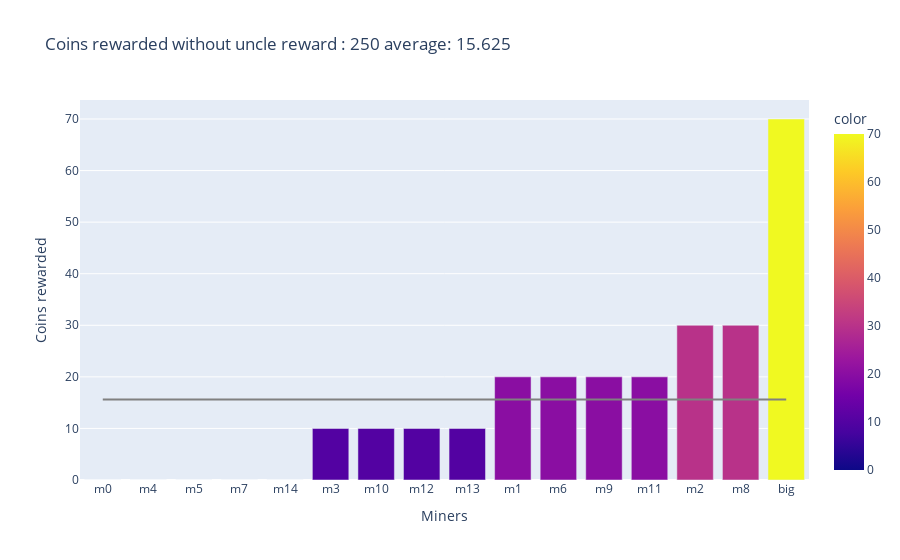
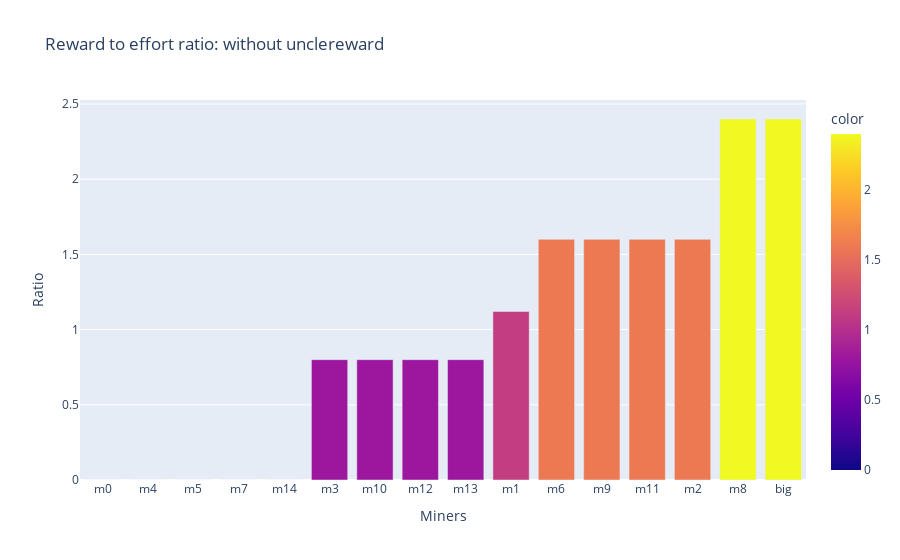
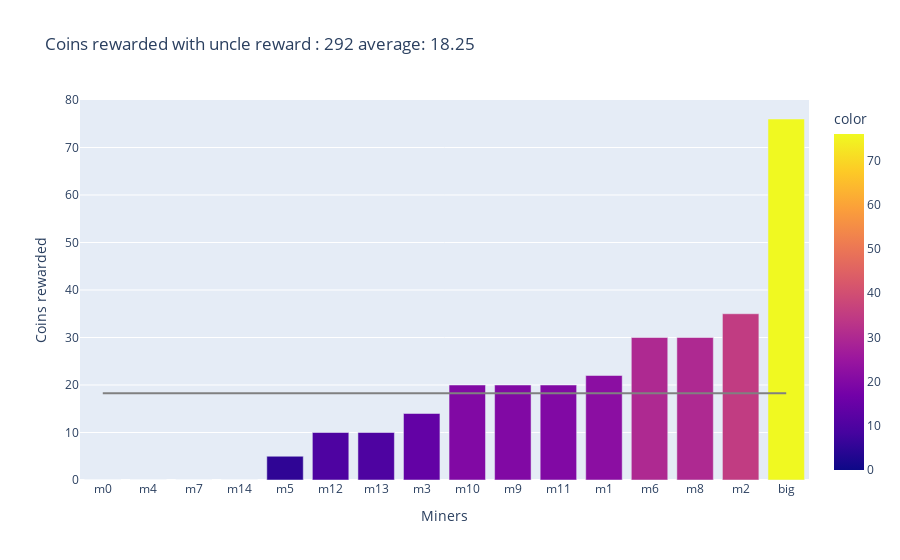
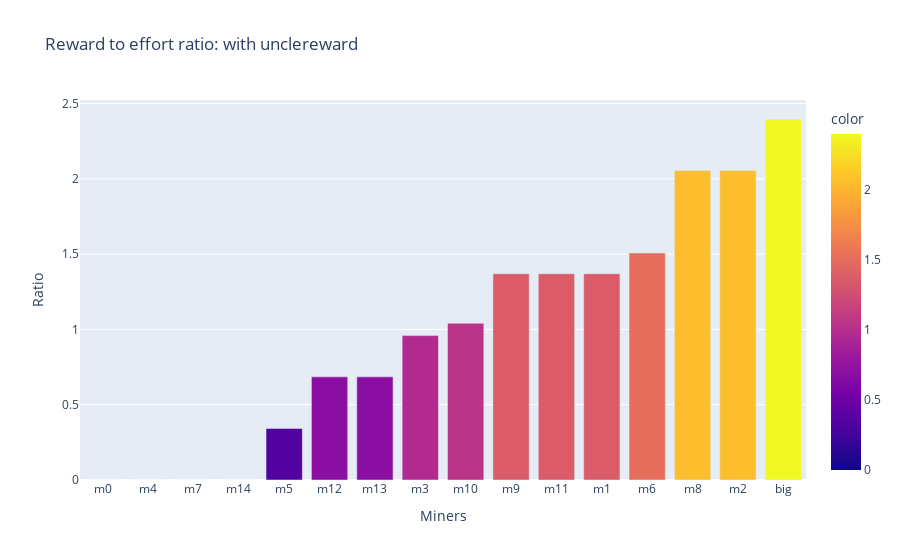

These figures' notebook cell, in order:
### Markdown cell above
## Modelling blockchain with uncle reward

### Code cell
#Declearing blockchain and printing properties
bc = Blockchain("0", 5)
miners = []
for i in range(15):
    m = Miner(1, "m"+str(i), bc)
    miners.append(m)

big = Miner(5, "big", bc)
while bc.size < 31:
    big.PoWSolver()

    for m in miners:
        m.PoWSolver()

    big.UpdateLast()
    
    for m in miners:
        m.UpdateLast()
#appended to calculate rewards
miners.append(big)
analyzeBlockchain(miners,bc)

### Figure 1 — Plotly figure (JSON) as saved in the notebook; plotly's stock layout.template omitted (floating-point values rounded to 4 significant figures)
{"data": [{"alignmentgroup": "True", "hovertemplate": "Miners=%{x}<br>Coins rewarded=%{y}<br>color=%{marker.color}<extra></extra>", "legendgroup": "", "marker": {"color": [0, 0, 0, 0, 0, 10, 10, 10, 10, 20, 20, 20, 20, 30, 30, 70], "coloraxis": "coloraxis", "pattern": {"shape": ""}}, "name": "", "offsetgroup": "", "orientation": "v", "showlegend": false, "textposition": "auto", "type": "bar", "x": ["m0", "m4", "m5", "m7", "m14", "m3", "m10", "m12", "m13", "m1", "m6", "m9", "m11", "m2", "m8", "big"], "xaxis": "x", "y": [0, 0, 0, 0, 0, 10, 10, 10, 10, 20, 20, 20, 20, 30, 30, 70], "yaxis": "y"}, {"line": {"color": "gray"}, "mode": "lines", "showlegend": false, "type": "scatter", "x": ["m0", "m4", "m5", "m7", "m14", "m3", "m10", "m12", "m13", "m1", "m6", "m9", "m11", "m2", "m8", "big"], "y": [15.62, 15.62, 15.62, 15.62, 15.62, 15.62, 15.62, 15.62, 15.62, 15.62, 15.62, 15.62, 15.62, 15.62, 15.62, 15.62]}], "layout": {"barmode": "relative", "coloraxis": {"colorbar": {"title": {"text": "color"}}, "colorscale": [[0, "#0d0887"], [0.1111, "#46039f"], [0.2222, "#7201a8"], [0.3333, "#9c179e"], [0.4444, "#bd3786"], [0.5556, "#d8576b"], [0.6667, "#ed7953"], [0.7778, "#fb9f3a"], [0.8889, "#fdca26"], [1, "#f0f921"]]}, "legend": {"tracegroupgap": 0}, "title": {"text": "Coins rewarded without uncle reward : 250 average: 15.625"}, "xaxis": {"anchor": "y", "domain": [0, 1], "title": {"text": "Miners"}}, "yaxis": {"anchor": "x", "domain": [0, 1], "title": {"text": "Coins rewarded"}}}}

### Figure 2 — Plotly figure (JSON) as saved in the notebook; plotly's stock layout.template omitted (floating-point values rounded to 4 significant figures)
{"data": [{"alignmentgroup": "True", "hovertemplate": "Miners=%{x}<br>Ratio=%{y}<br>color=%{marker.color}<extra></extra>", "legendgroup": "", "marker": {"color": [0, 0, 0, 0, 0, 0.8, 0.8, 0.8, 0.8, 1.12, 1.6, 1.6, 1.6, 1.6, 2.4, 2.4], "coloraxis": "coloraxis", "pattern": {"shape": ""}}, "name": "", "offsetgroup": "", "orientation": "v", "showlegend": false, "textposition": "auto", "type": "bar", "x": ["m0", "m4", "m5", "m7", "m14", "m3", "m10", "m12", "m13", "m1", "m6", "m9", "m11", "m2", "m8", "big"], "xaxis": "x", "y": [0, 0, 0, 0, 0, 0.8, 0.8, 0.8, 0.8, 1.12, 1.6, 1.6, 1.6, 1.6, 2.4, 2.4], "yaxis": "y"}], "layout": {"barmode": "relative", "coloraxis": {"colorbar": {"title": {"text": "color"}}, "colorscale": [[0, "#0d0887"], [0.1111, "#46039f"], [0.2222, "#7201a8"], [0.3333, "#9c179e"], [0.4444, "#bd3786"], [0.5556, "#d8576b"], [0.6667, "#ed7953"], [0.7778, "#fb9f3a"], [0.8889, "#fdca26"], [1, "#f0f921"]]}, "legend": {"tracegroupgap": 0}, "title": {"text": "Reward to effort ratio: without unclereward"}, "xaxis": {"anchor": "y", "domain": [0, 1], "title": {"text": "Miners"}}, "yaxis": {"anchor": "x", "domain": [0, 1], "title": {"text": "Ratio"}}}}

### Figure 3 — Plotly figure (JSON) as saved in the notebook; plotly's stock layout.template omitted (floating-point values rounded to 4 significant figures)
{"data": [{"alignmentgroup": "True", "hovertemplate": "Miners=%{x}<br>Coins rewarded=%{y}<br>color=%{marker.color}<extra></extra>", "legendgroup": "", "marker": {"color": [0, 0, 0, 0, 5, 10, 10, 14, 20, 20, 20, 22, 30, 30, 35, 76], "coloraxis": "coloraxis", "pattern": {"shape": ""}}, "name": "", "offsetgroup": "", "orientation": "v", "showlegend": false, "textposition": "auto", "type": "bar", "x": ["m0", "m4", "m7", "m14", "m5", "m12", "m13", "m3", "m10", "m9", "m11", "m1", "m6", "m8", "m2", "big"], "xaxis": "x", "y": [0, 0, 0, 0, 5, 10, 10, 14, 20, 20, 20, 22, 30, 30, 35, 76], "yaxis": "y"}, {"line": {"color": "gray"}, "mode": "lines", "showlegend": false, "type": "scatter", "x": ["m0", "m4", "m7", "m14", "m5", "m12", "m13", "m3", "m10", "m9", "m11", "m1", "m6", "m8", "m2", "big"], "y": [18.25, 18.25, 18.25, 18.25, 18.25, 18.25, 18.25, 18.25, 18.25, 18.25, 18.25, 18.25, 18.25, 18.25, 18.25, 18.25]}], "layout": {"barmode": "relative", "coloraxis": {"colorbar": {"title": {"text": "color"}}, "colorscale": [[0, "#0d0887"], [0.1111, "#46039f"], [0.2222, "#7201a8"], [0.3333, "#9c179e"], [0.4444, "#bd3786"], [0.5556, "#d8576b"], [0.6667, "#ed7953"], [0.7778, "#fb9f3a"], [0.8889, "#fdca26"], [1, "#f0f921"]]}, "legend": {"tracegroupgap": 0}, "title": {"text": "Coins rewarded with uncle reward : 292 average: 18.25"}, "xaxis": {"anchor": "y", "domain": [0, 1], "title": {"text": "Miners"}}, "yaxis": {"anchor": "x", "domain": [0, 1], "title": {"text": "Coins rewarded"}}}}

### Figure 4 — Plotly figure (JSON) as saved in the notebook; plotly's stock layout.template omitted (floating-point values rounded to 4 significant figures)
{"data": [{"alignmentgroup": "True", "hovertemplate": "Miners=%{x}<br>Ratio=%{y}<br>color=%{marker.color}<extra></extra>", "legendgroup": "", "marker": {"color": [0, 0, 0, 0, 0.3425, 0.6849, 0.6849, 0.9589, 1.041, 1.37, 1.37, 1.37, 1.507, 2.055, 2.055, 2.397], "coloraxis": "coloraxis", "pattern": {"shape": ""}}, "name": "", "offsetgroup": "", "orientation": "v", "showlegend": false, "textposition": "auto", "type": "bar", "x": ["m0", "m4", "m7", "m14", "m5", "m12", "m13", "m3", "m10", "m9", "m11", "m1", "m6", "m8", "m2", "big"], "xaxis": "x", "y": [0, 0, 0, 0, 0.3425, 0.6849, 0.6849, 0.9589, 1.041, 1.37, 1.37, 1.37, 1.507, 2.055, 2.055, 2.397], "yaxis": "y"}], "layout": {"barmode": "relative", "coloraxis": {"colorbar": {"title": {"text": "color"}}, "colorscale": [[0, "#0d0887"], [0.1111, "#46039f"], [0.2222, "#7201a8"], [0.3333, "#9c179e"], [0.4444, "#bd3786"], [0.5556, "#d8576b"], [0.6667, "#ed7953"], [0.7778, "#fb9f3a"], [0.8889, "#fdca26"], [1, "#f0f921"]]}, "legend": {"tracegroupgap": 0}, "title": {"text": "Reward to effort ratio: with unclereward"}, "xaxis": {"anchor": "y", "domain": [0, 1], "title": {"text": "Miners"}}, "yaxis": {"anchor": "x", "domain": [0, 1], "title": {"text": "Ratio"}}}}
